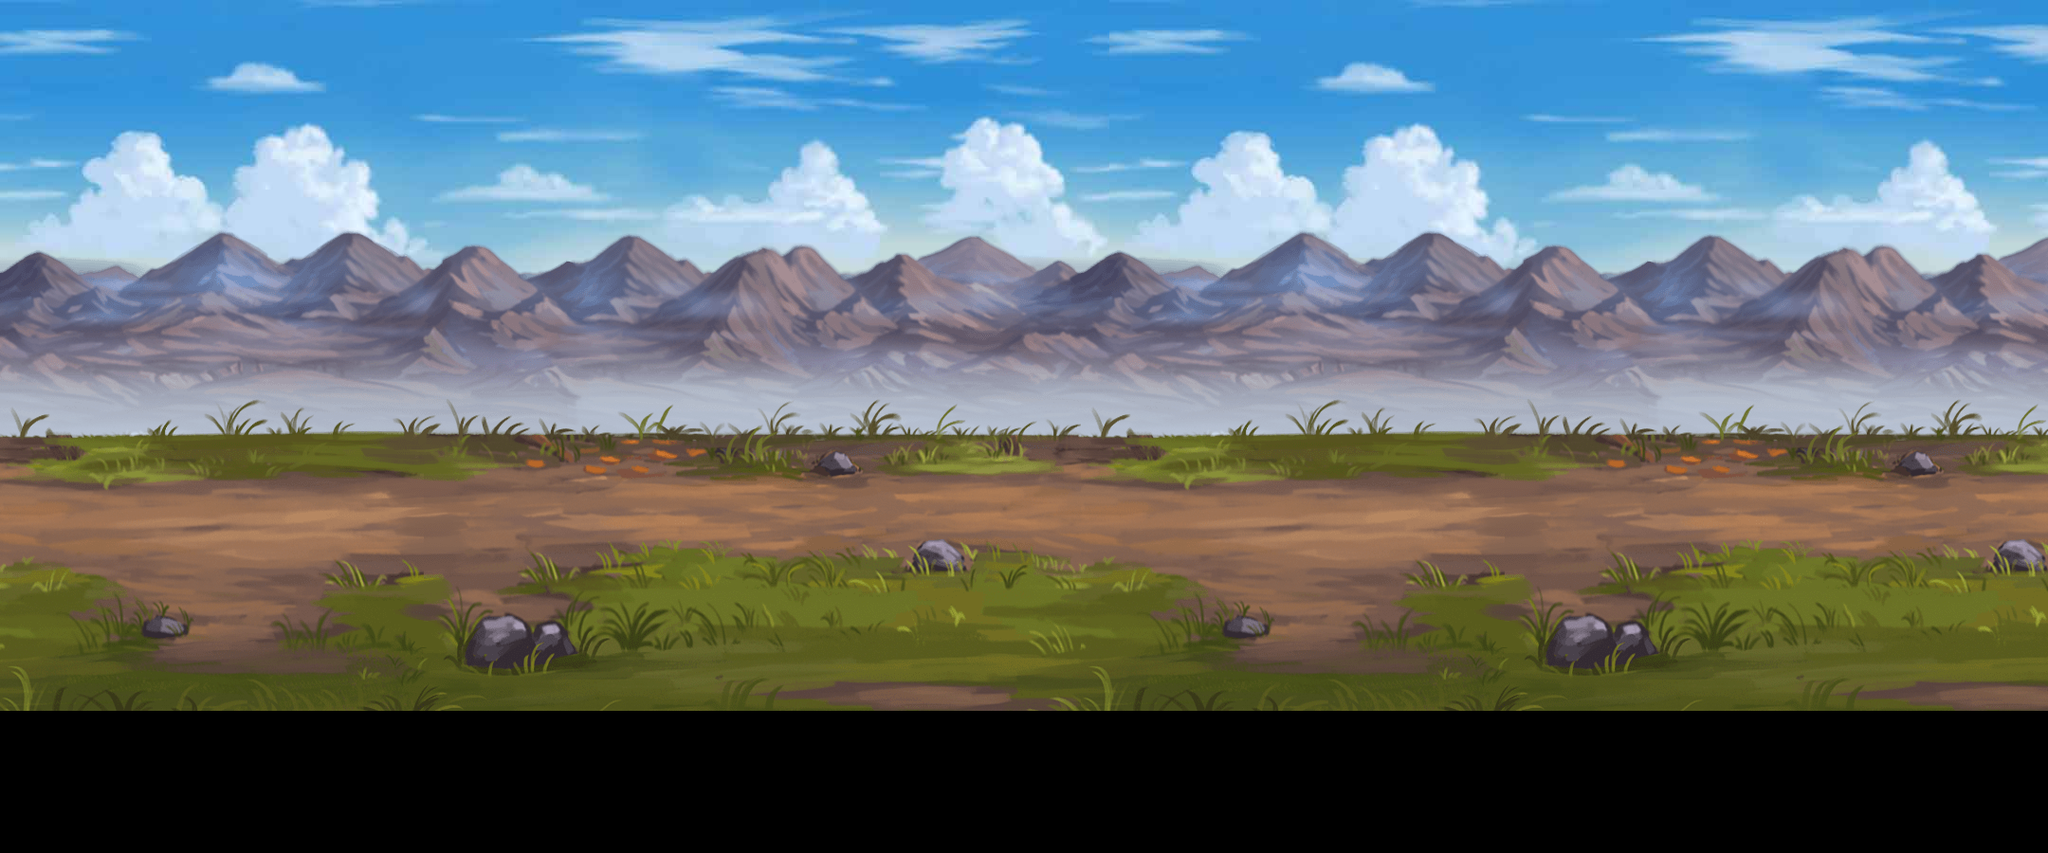

Below is a game level as drawn by its tile map, then a one-line description and the .tmx that defines it (tile-layer data replaced by summaries):
An orthogonal 72x30 tile map with 30x30 px tiles, 3 tile layers (sky, mountain, bg), 3 tilesets.

<map version="1.0" tiledversion="1.1.2" orientation="orthogonal" renderorder="right-down" width="72" height="30" tilewidth="30" tileheight="30" infinite="0" nextobjectid="1">
 <tileset firstgid="1" name="6-02" tilewidth="30" tileheight="30" tilecount="390" columns="39">
  <image source="6-02.jpg" trans="ffffff" width="1190" height="310" />
 </tileset>
 <tileset firstgid="391" name="6-01" tilewidth="30" tileheight="30" tilecount="342" columns="38">
  <image source="6-01.png" trans="ffffff" width="1140" height="293" />
 </tileset>
 <tileset firstgid="733" name="6-00" tilewidth="30" tileheight="30" tilecount="418" columns="38">
  <image source="6-00.png" trans="ffffff" width="1143" height="357" />
 </tileset>
 <layer name="sky" width="72" height="30">
  <data>[2160 cells, 720 non-empty, 390 distinct tile ids]</data>
 </layer>
 <layer name="mountain" width="72" height="30">
  <data>[2160 cells, 648 non-empty, 342 distinct tile ids]</data>
 </layer>
 <layer name="bg" width="72" height="30">
  <data>[2160 cells, 792 non-empty, 418 distinct tile ids]</data>
 </layer>
</map>
